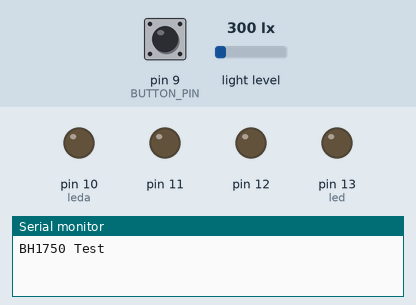
Simulated run of this sketch. Board: Arduino Uno, built with avr-gcc and run on an emulated ATmega328P. Parts: output pins drawn as LEDs (lit = HIGH), the last lines printed to the serial monitor. The test bench sets the inputs (shaded band); at power-on: pin 9 (BUTTON_PIN) HIGH, light level 300 lx.

Above: at 1.2 s.
1.3 s: pin 9 (BUTTON_PIN) pulled LOW for 0.15 s
At 3.9 s:
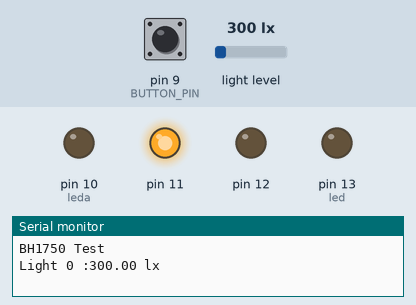
At 5.9 s:
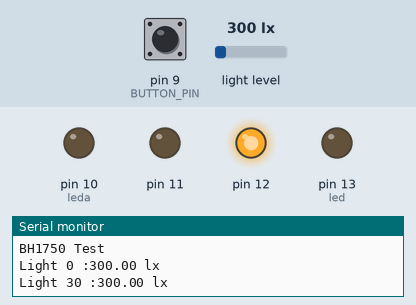
7.4 s: pin 9 (BUTTON_PIN) pulled LOW for 3.2 s
At 11.6 s:
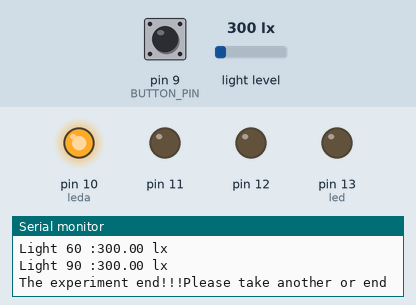
Timing chart, 0 to 20.1 s (numbered marks = the images above; inputs shaded):
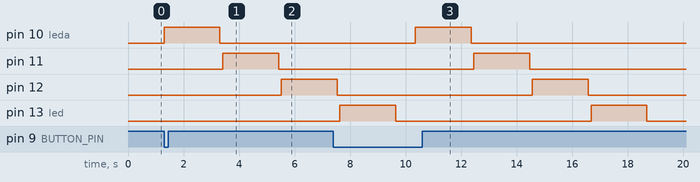

Measured:
- after the input at 1.3 s, pin 10 (leda): LOW → HIGH at once, → LOW 2.0 s later; pin 11: LOW → HIGH after 2.1 s, → LOW 2.0 s later; pin 12: LOW → HIGH after 4.2 s
- after the input at 7.4 s, pin 10 (leda): LOW → HIGH after 2.9 s, → LOW 2.0 s later; pin 11: LOW → HIGH after 5.1 s, → LOW 2.0 s later
- by itself, pin 13 (led): alternates HIGH for 2.0 s and LOW for 7.0 s

The sketch:

Arduino_photometer.ino
```cpp
#include <BH1750.h>

#include <Wire.h>

#define MAX 16

const int BUTTON_PIN = 9;  // 按鍵的接腳
int leda = 10;
int buttonState = 0;   // 按鈕的狀態
bool doing = false;

int tim=0;
int led[4]={0,30,60,90};
int open(int);
float total=0;

BH1750 lightMeter;

void setup() {
 Serial.begin(9600);
 Wire.begin();          //監控埠開啟

 pinMode(10,OUTPUT);    //0
 pinMode(11,OUTPUT);    //30
 pinMode(12,OUTPUT);    //60
 pinMode(13,OUTPUT);    //90  4led on

 pinMode(BUTTON_PIN, INPUT_PULLUP); //設定按鈕的接腳為輸入，因為我們要讀取它的狀態


  lightMeter.begin();
  Serial.println(F("BH1750 Test")); // title
}

void loop() {
    buttonState = digitalRead(BUTTON_PIN);


   if(buttonState == LOW){          //如果按鍵按了
    doing = true;
  }
  if(doing){
    for(int tim = 0; tim <= 3 ; tim++){
        total=0;
        leda = 10;
        digitalWrite(leda+tim,HIGH);
        float luxe=open(tim+10);
        digitalWrite(leda+tim,LOW);

        Serial.print("Light ");
        Serial.print(led[tim]);
        Serial.print(" :");
        Serial.print(luxe);
        Serial.println(" lx");

        delay(100);
    }

    Serial.println("The experiment end!!!Please take another or end");

    doing = false;
    delay(500);
  }
delay(100);
}
int open(int test){

  float big=0;
  float small=999999;

  for(int i=0;i<MAX;i++){
    float lux = lightMeter.readLightLevel();
    big = (lux>big) ? lux : big;
    small = (lux<small) ? lux : small;
    total += lux;
    delay(2000/MAX);
  }

  analogWrite(test, 0);
  total=total-big-small;

  return total/(MAX-2); //取max次平均

}
```
